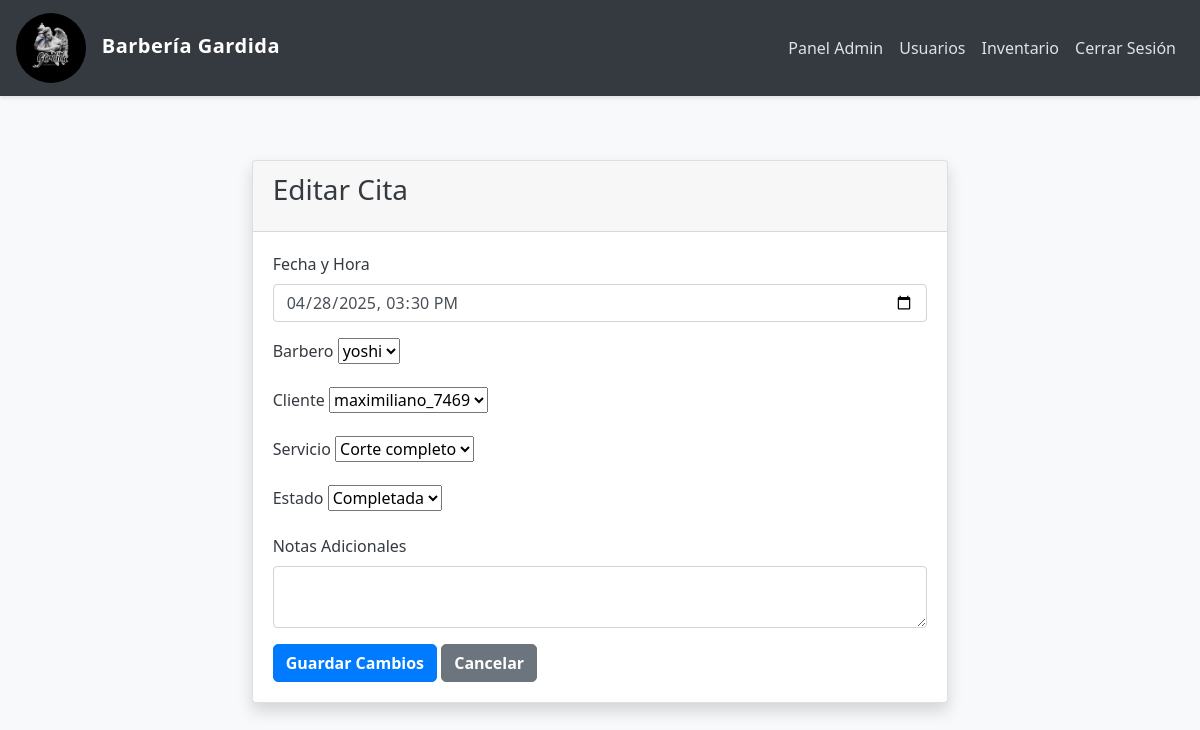
Page /admin/citas/editar/1 (signed in) on the committed database.
### app/models.py (models this page shows, shortened)
class Cita(db.Model):
    __tablename__ = 'citas'
    id = db.Column(db.Integer, primary_key=True)
    barbero_id = db.Column(db.Integer, db.ForeignKey('barbero.id'), nullable=False)
    cliente_id = db.Column(db.Integer, db.ForeignKey('user.id'), nullable=True)  # Permite NULL para cliente general
    servicio_id = db.Column(db.Integer, db.ForeignKey('servicio.id'), nullable=False)
    admin_id = db.Column(db.Integer, db.ForeignKey('user.id'), nullable=True)  # Cambiado a user.id en lugar de admin.id
    fecha_hora = db.Column(db.DateTime, nullable=False)
    estado = db.Column(db.String(50), default='pendiente')
    notas = db.Column(db.Text)
    fecha_creacion = db.Column(db.DateTime, default=datetime.utcnow)
    barbero = db.relationship('Barbero', back_populates='citas')
    cliente = db.relationship('User', foreign_keys=[cliente_id], back_populates='citas_como_cliente')
    servicio = db.relationship('Servicio', back_populates='citas')
    administrador = db.relationship('User', foreign_keys=[admin_id])  # Relación con User en lugar de Admin

### app/routes.py (the view, shortened to what this page needs)
@main_routes.route('/admin/citas/editar/<int:id>', methods=['GET', 'POST'])
@login_required
@admin_required
def editar_cita_admin(id):
    cita = Cita.query.get_or_404(id)
    form = CitaForm(obj=cita)
    barberos = User.query.filter((User.role == 'barbero') | (User.role == 'admin')).all()
    form.barbero.choices = [(b.id, b.username) for b in barberos]
    clientes = User.query.filter_by(role='cliente').all()
    form.cliente_id.choices = [(0, 'Cliente General')] + [(c.id, c.username) for c in clientes]
    servicios = Servicio.query.filter_by(activo=True).all()
    form.servicio.choices = [(s.id, s.nombre) for s in servicios]
    if request.method == 'GET' and cita.fecha_hora:
        form.fecha_hora.data = cita.fecha_hora
    return render_template('admin/editar_cita.html', form=form, cita=cita)

### app/forms.py
class CitaForm(FlaskForm):
    barbero = SelectField('Barbero', coerce=int, validators=[Optional()])
    cliente_id = SelectField('Cliente', coerce=int, validators=[Optional()])
    servicio = SelectField('Servicio', coerce=int, validators=[Optional()])
    fecha_hora = DateTimeField('Fecha y Hora',
                            format='%Y-%m-%dT%H:%M',  # Formato HTML5 datetime-local
                            validators=[Optional()],
                            render_kw={"type": "datetime-local"})
    notas = TextAreaField('Notas Adicionales', validators=[Optional()])
    estado = SelectField('Estado', choices=[
        ('pendiente', 'Pendiente'),
        ('confirmada', 'Confirmada'),
        ('cancelada', 'Cancelada'),
        ('completada', 'Completada')
    ], validators=[Optional()])
    submit = SubmitField('Guardar Cambios')

### app/__init__.py (called while the page is built)
def create_app():
    app = Flask(__name__)
    app.config.from_object(Config)  # Usa la configuración desde Config
    db.init_app(app)
    migrate.init_app(app, db)
    login_manager.init_app(app)
    Config.print_database_info()
    from app.routes import main_routes  # Importa blueprint de routes
    from app.auth import auth_routes  # Si tienes rutas de autenticación, importa el blueprint de auth
    app.register_blueprint(main_routes)  # Registra el blueprint de rutas
    app.register_blueprint(auth_routes)  # Registra el blueprint de autenticación
    @login_manager.user_loader
    def load_user(user_id):
        from app.models import User  # Evitar circularidad importando dentro de la función
        return User.query.get(int(user_id))
    return app

### app/models.py (called while the page is built)
    @property
    def is_admin(self):
        return self.role == 'admin'

    @property
    def is_barbero(self):
        return self.role == 'barbero'

    @property
    def is_cliente(self):
        return self.role == 'cliente'

### app/routes.py (called while the page is built)
def role_required(*roles):
    def decorator(f):
        @wraps(f)
        def decorated_function(*args, **kwargs):
            if not current_user.is_authenticated or current_user.role not in roles:
                abort(403)
            return f(*args, **kwargs)
        return decorated_function
    return decorator

### app/templates/admin/editar_cita.html (shortened to what this page needs)
{% extends "shared/base.html" %}
{% block content %}
<div class="container">
    <div class="row justify-content-center">
        <div class="col-md-8">
            <div class="card shadow">
                <div class="card-header">
                    <h3 class="card-title">Editar Cita</h3>
                </div>
                <div class="card-body">
                    <form method="POST" class="needs-validation" novalidate>
                        <div class="mb-3">
                            {{ form.fecha_hora.label(class="form-label") }}
                            {{ form.fecha_hora(class="form-control") }}
                        </div>
                        <div class="mb-3">
                            {{ form.barbero.label(class="form-label") }}
                            {{ form.barbero(class="form-select") }}
                        </div>
                        <div class="mb-3">
                            {{ form.cliente_id.label(class="form-label") }}
                            {{ form.cliente_id(class="form-select") }}
                        </div>
                        <div class="mb-3">
                            {{ form.servicio.label(class="form-label") }}
                            {{ form.servicio(class="form-select") }}
                        </div>
                        <div class="mb-3">
                            {{ form.estado.label(class="form-label") }}
                            {{ form.estado(class="form-select") }}
                        </div>
                        <div class="mb-3">
                            {{ form.notas.label(class="form-label") }}
                            {{ form.notas(class="form-control") }}
                        </div>
                        <div class="d-grid gap-2">
                            {{ form.submit(class="btn btn-primary") }}
                            <a href="{{ url_for('main_routes.citas_admin') }}" class="btn btn-secondary">Cancelar</a>
                        </div>
                    </form>
                </div>
            </div>
        </div>
    </div>
</div>
{% endblock %}

### app/static/css/styles.css (style rules this page uses)
body { background-color: #f8f9fa; color: #343a40; font-family: 'Segoe UI', Tahoma, Geneva, Verdana, sans-serif; }
.container { background: transparent; padding: 20px; border-radius: 8px; }
.btn { border-radius: 5px; font-weight: bold; transition: all 0.2s; }
.btn-primary { background-color: #007bff; border-color: #007bff; }

### app/templates/shared/base.html (style rules this page uses)
body { background-color: #f8f9fa; color: #343a40; font-family: 'Segoe UI', Tahoma, Geneva, Verdana, sans-serif; }
.container { padding-top: 20px; padding-bottom: 40px; }

### rows in the picture
Cita: fecha_hora "04/28/2025 15:30", barbero "yoshi", cliente_id "maximiliano_7469", servicio "Corte completo", estado "Completada"
